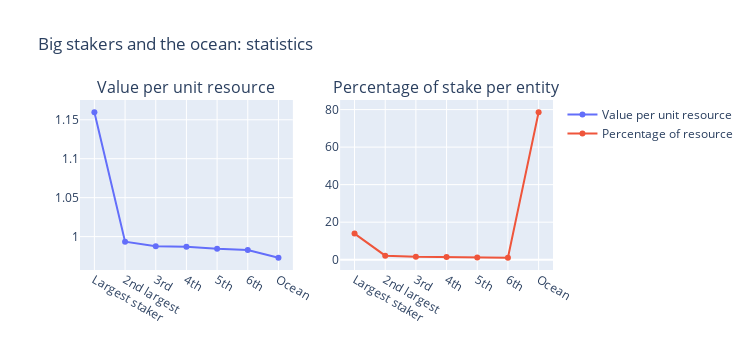

This figure's notebook cell:
### Code cell
from plotly.subplots import make_subplots
import plotly.graph_objects as go

fig = make_subplots(
    rows=1, cols=2,
    subplot_titles=["Value per unit resource", "Percentage of stake per entity"]
)

fig.add_trace(
    go.Scatter(x=x_axis, y=value_per_unit_resource, name="Value per unit resource"),
    row=1, col=1
)

fig.add_trace(
    go.Scatter(x=x_axis, y=[r * 100 for r in resource_percentage], name="Percentage of resource"),
    row=1, col=2
)

fig.update_layout(
    height=350,
    width=750,
    title_text="Big stakers and the ocean: statistics"   
)
fig.update_xaxes(
    row=1, col=1,
    tickmode="array", tickvals=np.arange(1,8), ticktext=["Largest staker", "2nd largest", "3rd", "4th", "5th", "6th", "Ocean"]
)
fig.update_xaxes(
    row=1, col=2,
    tickmode="array", tickvals=np.arange(1,8), ticktext=["Largest staker", "2nd largest", "3rd", "4th", "5th", "6th", "Ocean"]
)
fig.show()

### Figure 1 — Plotly figure (JSON) as saved in the notebook; plotly's stock layout.template omitted (floating-point values rounded to 4 significant figures)
{"data": [{"name": "Value per unit resource", "type": "scatter", "x": [1, 2, 3, 4, 5, 6, 7], "xaxis": "x", "y": [1.16, 0.9935, 0.9877, 0.9868, 0.9843, 0.9827, 0.9729], "yaxis": "y"}, {"name": "Percentage of resource", "type": "scatter", "x": [1, 2, 3, 4, 5, 6, 7], "xaxis": "x2", "y": [13.91, 2.176, 1.583, 1.489, 1.223, 1.051, 78.57], "yaxis": "y2"}], "layout": {"annotations": [{"font": {"size": 16}, "showarrow": false, "text": "Value per unit resource", "x": 0.225, "xanchor": "center", "xref": "paper", "y": 1, "yanchor": "bottom", "yref": "paper"}, {"font": {"size": 16}, "showarrow": false, "text": "Percentage of stake per entity", "x": 0.775, "xanchor": "center", "xref": "paper", "y": 1, "yanchor": "bottom", "yref": "paper"}], "height": 350, "title": {"text": "Big stakers and the ocean: statistics"}, "width": 750, "xaxis": {"anchor": "y", "autorange": true, "domain": [0, 0.45], "range": [0.5272, 7.473], "tickmode": "array", "ticktext": ["Largest staker", "2nd largest", "3rd", "4th", "5th", "6th", "Ocean"], "tickvals": [1, 2, 3, 4, 5, 6, 7], "type": "linear"}, "xaxis2": {"anchor": "y2", "autorange": true, "domain": [0.55, 1], "range": [0.5272, 7.473], "tickmode": "array", "ticktext": ["Largest staker", "2nd largest", "3rd", "4th", "5th", "6th", "Ocean"], "tickvals": [1, 2, 3, 4, 5, 6, 7], "type": "linear"}, "yaxis": {"anchor": "x", "autorange": true, "domain": [0, 1], "range": [0.9561, 1.176], "type": "linear"}, "yaxis2": {"anchor": "x2", "autorange": true, "domain": [0, 1], "range": [-5.901, 85.52], "type": "linear"}}}
